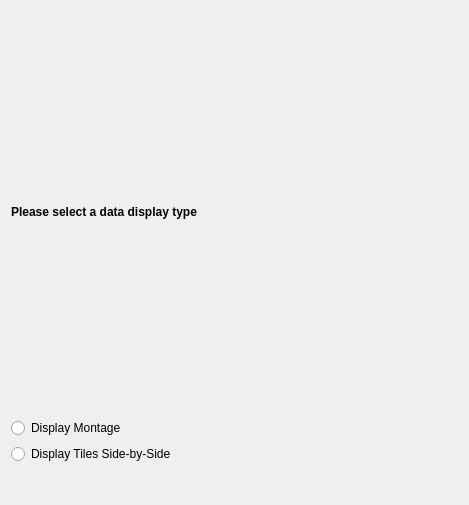
<?xml version="1.0" encoding="UTF-8"?>
<ui version="4.0">
 <class>DataDisplayOptionsPage</class>
 <widget class="QWizardPage" name="DataDisplayOptionsPage">
  <property name="geometry">
   <rect>
    <x>0</x>
    <y>0</y>
    <width>469</width>
    <height>505</height>
   </rect>
  </property>
  <property name="windowTitle">
   <string>WizardPage</string>
  </property>
  <layout class="QVBoxLayout" name="verticalLayout">
   <item>
    <widget class="QLabel" name="label">
     <property name="font">
      <font>
       <weight>75</weight>
       <bold>true</bold>
      </font>
     </property>
     <property name="text">
      <string>Please select a data display type</string>
     </property>
    </widget>
   </item>
   <item>
    <widget class="QRadioButton" name="displayMontageRB">
     <property name="text">
      <string>Display Montage</string>
     </property>
    </widget>
   </item>
   <item>
    <widget class="QRadioButton" name="sideBySideRB">
     <property name="text">
      <string>Display Tiles Side-by-Side</string>
     </property>
    </widget>
   </item>
   <item>
    <spacer name="verticalSpacer">
     <property name="orientation">
      <enum>Qt::Vertical</enum>
     </property>
     <property name="sizeType">
      <enum>QSizePolicy::Preferred</enum>
     </property>
     <property name="sizeHint" stdset="0">
      <size>
       <width>20</width>
       <height>30</height>
      </size>
     </property>
    </spacer>
   </item>
  </layout>
 </widget>
 <resources/>
 <connections/>
</ui>
